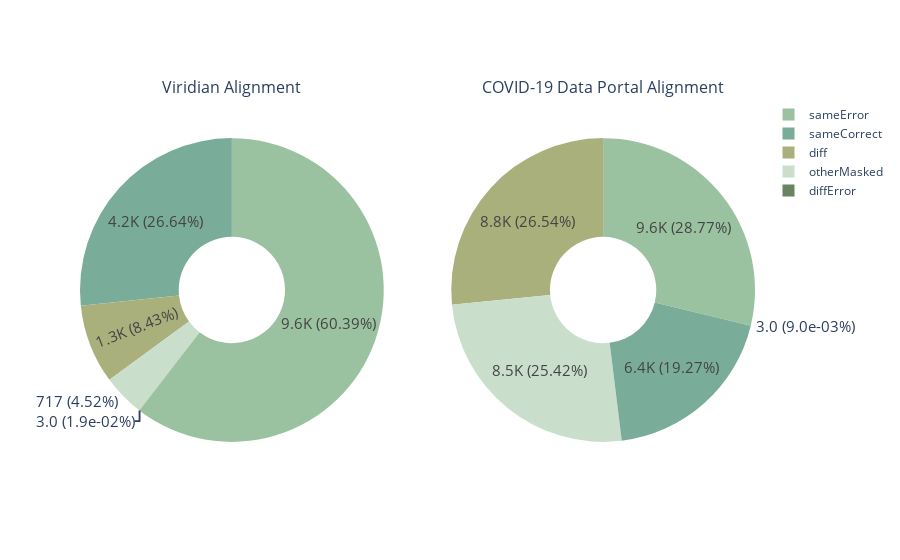

Write notebook code for a chart like this one.
### Code cell
fig = make_subplots(rows=1, cols=2, subplot_titles=['Viridian Alignment', 'COVID-19 Data Portal Alignment'], 
                    specs=[[{'type':'domain'}, {'type':'domain'}]])

# Create the pie chart for VIR_ERR
fig.add_trace(go.Pie(labels=label_err, values=df_VIR_ERR_plot['Percentage'], hole=0.35,
                     text=df_VIR_ERR_plot['Raw_number'].astype(str) + ' (' + df_VIR_ERR_plot['Percentage'].apply(format_percentage) + ')',
                     textinfo='percent+text',
                     marker={'colors': colors_ERROR},
                     hovertemplate='%{label}<br>Current percentage: %{percent:.1%}<br>: %{text}',
                     textfont={'size': 15},
                     texttemplate='%{text}'
                    ), 
              row=1, col=1)

# Create the pie chart for COL_ERR
fig.add_trace(go.Pie(labels=label_err, values=df_COL_ERR_plot['Percentage'], hole=0.35,
                     text=df_COL_ERR_plot['Raw_number'].astype(str) + ' (' + df_COL_ERR_plot['Percentage'].apply(format_percentage) + ')',
                     textinfo='percent+text',
                     marker={'colors': colors_ERROR},
                     hovertemplate='%{label}<br>Current percentage: %{percent:.1%}<br>: %{text}',
                     textfont={'size': 15},
                     texttemplate='%{text}'
                    ), 
              row=1, col=2)

fig.show()
"""
# Set titles for the two subplots
# fig.update_layout(title_text="subplots_error")  # Increase figure size

# Save the figure as an HTML file
pio.write_html(fig, 'Figure/subplots_error.html')
"""

### Figure 1 — Plotly figure (JSON) as saved in the notebook; plotly's stock layout.template omitted (floating-point values rounded to 4 significant figures)
{"data": [{"domain": {"x": [0, 0.45], "y": [0, 1]}, "hole": 0.35, "hovertemplate": "%{label}<br>Current percentage: %{percent:.1%}<br>: %{text}", "labels": ["otherMasked", "sameError", "sameCorrect", "diffError", "diff"], "marker": {"colors": ["#C9DFCC", "#9AC2A0", "#7AAC9A", "#688462", "#AAB07C"]}, "text": ["717 (4.52%)", "9.6K (60.39%)", "4.2K (26.64%)", "3.0 (1.9e-02%)", "1.3K (8.43%)"], "textfont": {"size": 15}, "textinfo": "percent+text", "texttemplate": "%{text}", "type": "pie", "values": [0.04519, 0.6039, 0.2664, 0.0001891, 0.08427]}, {"domain": {"x": [0.55, 1], "y": [0, 1]}, "hole": 0.35, "hovertemplate": "%{label}<br>Current percentage: %{percent:.1%}<br>: %{text}", "labels": ["otherMasked", "sameError", "sameCorrect", "diffError", "diff"], "marker": {"colors": ["#C9DFCC", "#9AC2A0", "#7AAC9A", "#688462", "#AAB07C"]}, "text": ["8.5K (25.42%)", "9.6K (28.77%)", "6.4K (19.27%)", "3.0 (9.0e-03%)", "8.8K (26.54%)"], "textfont": {"size": 15}, "textinfo": "percent+text", "texttemplate": "%{text}", "type": "pie", "values": [0.2542, 0.2877, 0.1927, 9.008e-05, 0.2654]}], "layout": {"annotations": [{"font": {"size": 16}, "showarrow": false, "text": "Viridian Alignment", "x": 0.225, "xanchor": "center", "xref": "paper", "y": 1, "yanchor": "bottom", "yref": "paper"}, {"font": {"size": 16}, "showarrow": false, "text": "COVID-19 Data Portal Alignment", "x": 0.775, "xanchor": "center", "xref": "paper", "y": 1, "yanchor": "bottom", "yref": "paper"}]}}
